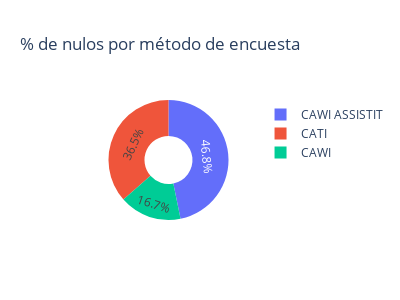

The notebook cell saved with this chart:
### Markdown cell above
#### nulos por metodo de entrevista

### Code cell
data2024['nulos_fila'] = data2024.isnull().sum(axis=1)

nulos_por_metodo_conteo = data2024.groupby('Metode')['nulos_fila'].sum()

porcentaje_nulos_por_metodo = (nulos_por_metodo_conteo /( nulos_por_metodo_conteo.sum())) * 100

df_resumen_nulos = pd.DataFrame({'conteo_nulos': nulos_por_metodo_conteo.astype(int), 'porcentaje_nulos': porcentaje_nulos_por_metodo.round(1)}).sort_values(by='conteo_nulos', ascending=False)

# visualizar resultado
fig = px.pie(df_resumen_nulos, names=df_resumen_nulos.index, values='conteo_nulos', title='% de nulos por método de encuesta', hole=0.4, width=400, height=300)
fig.show()

### Figure 1 — Plotly figure (JSON) as saved in the notebook; plotly's stock layout.template omitted (floating-point values rounded to 4 significant figures)
{"data": [{"domain": {"x": [0, 1], "y": [0, 1]}, "hole": 0.4, "hovertemplate": "Metode=%{label}<br>conteo_nulos=%{value}<extra></extra>", "labels": ["CAWI ASSISTIT", "CATI", "CAWI"], "legendgroup": "", "name": "", "showlegend": true, "type": "pie", "values": [109, 85, 39]}], "layout": {"height": 300, "legend": {"tracegroupgap": 0}, "title": {"text": "% de nulos por método de encuesta"}, "width": 400}}
